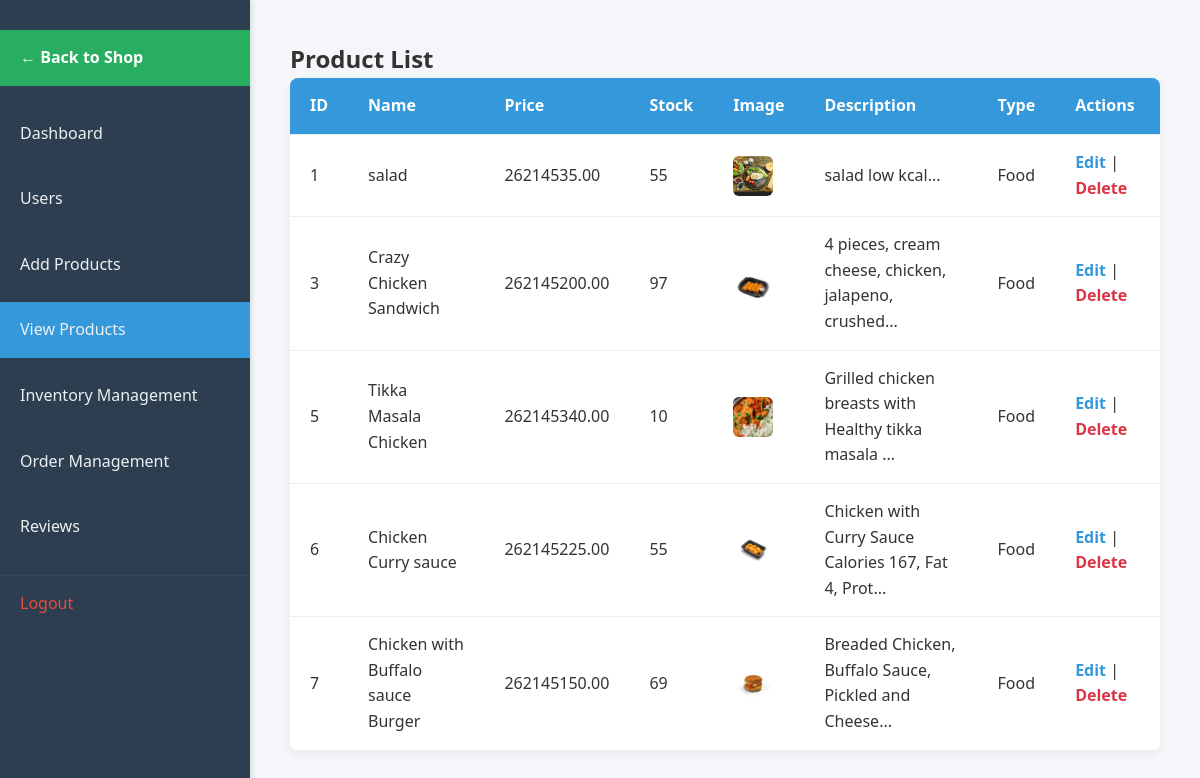
Before: /admin/viewproduct.php (signed in) with the older database file.
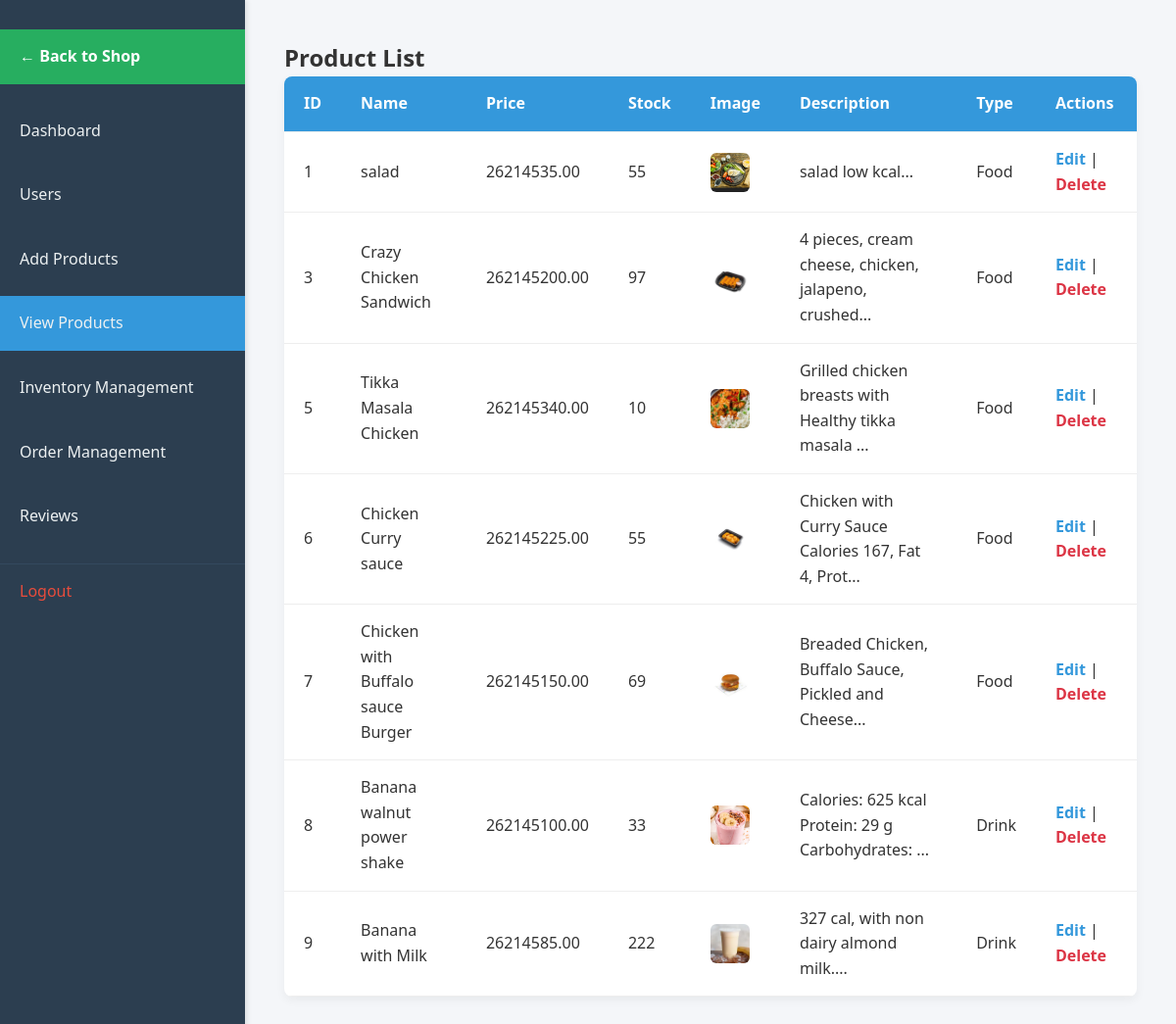
After: the same page with the newer database file.
### tables this page shows
CREATE TABLE `products` (
  `id` int(11) NOT NULL,
  `name` varchar(150) NOT NULL,
  `description` text DEFAULT NULL,
  `price` decimal(10,2) NOT NULL,
  `stock` int(11) NOT NULL DEFAULT 0,
  `image_path` varchar(255) DEFAULT NULL,
  `type` enum('food','drink') NOT NULL,
  `status` enum('active','archived') NOT NULL DEFAULT 'active',
  `created_at` datetime DEFAULT current_timestamp(),
  `updated_at` datetime DEFAULT current_timestamp()
);

### admin/viewproduct.php (the view, shortened to what this page needs)
<?php
require_once __DIR__ . '/../init.php';
$select = "SELECT id, name, price, image_path, description, type, stock FROM `products`";
$run_select = $conn->query($select);
?>
<!DOCTYPE html>
<html lang="en">
<head>
    <link rel="stylesheet" href="assets/css/view_products.css">
</head>
<body>
    <nav>
        <ul>
            <li><a href="../shop.php"
                    style="background-color: #27ae60; color: white; margin-bottom: 20px; font-weight: bold;">← Back to
                    Shop</a></li>
            <li><a href="Dashboard.php">Dashboard</a></li>
            <li><a href="useradmin.php">Users</a></li>
            <li><a href="addproduct.php">Add Products</a></li>
            <li><a href="#" class="active">View Products</a></li>
            <li><a href="Inventory.php">Inventory Management</a></li>
            <li><a href="order_management.php">Order Management</a></li>
            <li><a href="reviews_management.php">Reviews</a></li>
            <li><a href="/app/logout.php">Logout</a></li>
        </ul>
    </nav>
    <main>
        <h2>Product List</h2>
        <table class="table">
            <thead>
                <tr>
                    <th>ID</th>
                    <th>Name</th>
                    <th>Price</th>
                    <th>Stock</th>
                    <th>Image</th>
                    <th>Description</th>
                    <th>Type</th>
                    <th>Actions</th>
                </tr>
            </thead>
            <tbody>
                <?php while ($value = $run_select->fetch_assoc()) { ?>
                    <tr>
                        <td><?php echo $value['id']; ?></td>
                        <td><?php echo htmlspecialchars($value['name']); ?></td>
                        <td><?php echo CURRENCY_SYMBOL; ?><?php echo number_format($value['price'], 2); ?></td>
                        <td><?php echo $value['stock']; ?></td>
                        <td><img style="width:40px; height:40px; object-fit: cover;"
                                src="../<?php echo $value['image_path'] ?: 'assets/images/placeholder-300x300.png'; ?>"
                                alt="Product Image"></td>
                        <td><?php echo htmlspecialchars(substr($value['description'], 0, 50)) . '...'; ?></td>
                        <td><?php echo ucfirst($value['type']); ?></td>
                        <td>
                            <a href="addproduct.php?edit=<?php echo $value['id']; ?>" class="edit-link">Edit</a> |
                            <a href="?delete=<?php echo $value['id']; ?>" style="color: #dc3545;"
                                onclick="return confirm('Are you sure you want to delete this product?');">
                                Delete
                            </a>
                        </td>
                    </tr>
                <?php } ?>
            </tbody>
        </table>
    </main>
</body>
</html>

Changed rows visible on the page:
added products: id "8", name "Banana walnut power shake", price "100.00", stock "33", image_path (picture), description "Calories: 625 kcal Protein: 29 g Carbohydrates:", type "Drink"
added products: id "9", name "Banana with Milk", price "85.00", stock "222", image_path (picture), description "327 cal, with non dairy almond milk.", type "Drink"
